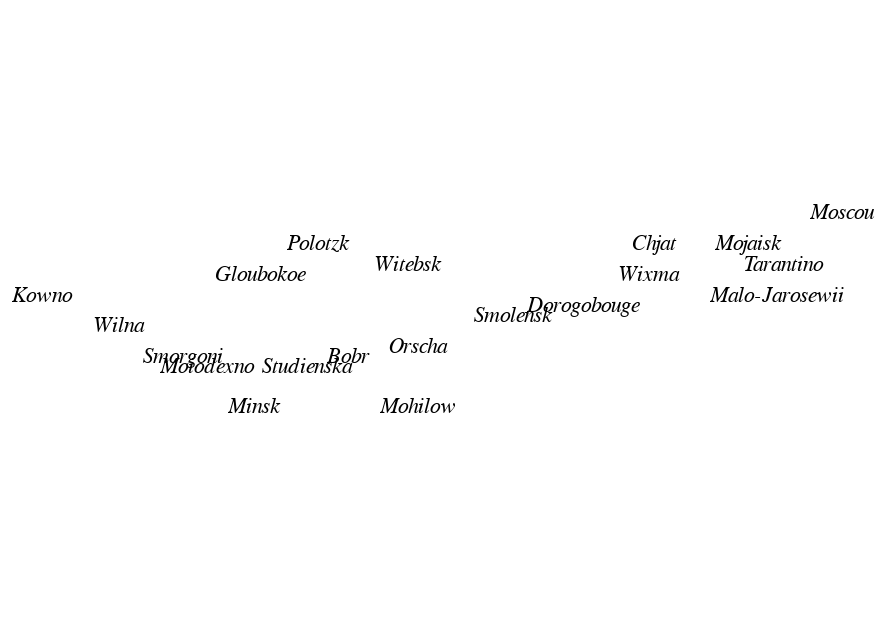

Write notebook code for a chart like this one.
### Code cell
cities_chart = alt.Chart(cities).mark_text(
    font="Cardo",
    fontSize=11,
    fontStyle="italic",
    dx=-3
).encode(
    longitude='long:Q',
    latitude='lat:Q',
    text='city'
).project(type="mercator")
cities_chart

### Figure 1 — Vega-Lite specification as saved in the notebook (floating-point values rounded to 4 significant figures)
{"config": {"view": {"continuousWidth": 400, "continuousHeight": 300}}, "data": {"name": "data-b40ad95d03717c8464b78bdbccd6fbb8"}, "mark": {"type": "text", "dx": -3, "font": "Cardo", "fontSize": 11, "fontStyle": "italic"}, "encoding": {"latitude": {"field": "lat", "type": "quantitative"}, "longitude": {"field": "long", "type": "quantitative"}, "text": {"field": "city", "type": "nominal"}}, "projection": {"type": "mercator"}, "$schema": "https://vega.github.io/schema/vega-lite/v4.17.0.json", "datasets": {"data-b40ad95d03717c8464b78bdbccd6fbb8": [{"long": 24.0, "lat": 55.0, "city": "Kowno"}, {"long": 25.3, "lat": 54.7, "city": "Wilna"}, {"long": 26.4, "lat": 54.4, "city": "Smorgoni"}, {"long": 26.8, "lat": 54.3, "city": "Moiodexno"}, {"long": 27.7, "lat": 55.2, "city": "Gloubokoe"}, {"long": 27.6, "lat": 53.9, "city": "Minsk"}, {"long": 28.5, "lat": 54.3, "city": "Studienska"}, {"long": 28.7, "lat": 55.5, "city": "Polotzk"}, {"long": 29.2, "lat": 54.4, "city": "Bobr"}, {"long": 30.2, "lat": 55.3, "city": "Witebsk"}, {"long": 30.4, "lat": 54.5, "city": "Orscha"}, {"long": 30.4, "lat": 53.9, "city": "Mohilow"}, {"long": 32.0, "lat": 54.8, "city": "Smolensk"}, {"long": 33.2, "lat": 54.9, "city": "Dorogobouge"}, {"long": 34.3, "lat": 55.2, "city": "Wixma"}, {"long": 34.4, "lat": 55.5, "city": "Chjat"}, {"long": 36.0, "lat": 55.5, "city": "Mojaisk"}, {"long": 37.6, "lat": 55.8, "city": "Moscou"}, {"long": 36.6, "lat": 55.3, "city": "Tarantino"}, {"long": 36.5, "lat": 55.0, "city": "Malo-Jarosewii"}]}}
